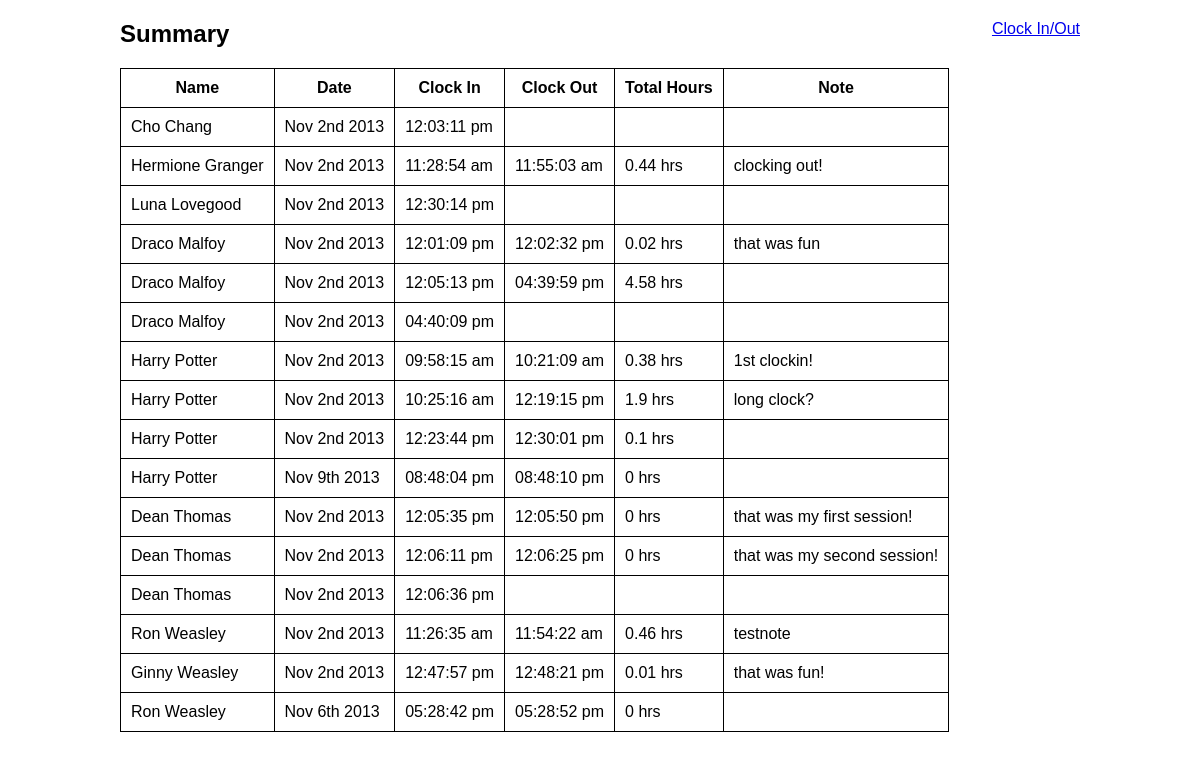
Screenshot of /green_belt/summary.php with the database file from the repository.
### tables this page shows
CREATE TABLE `clocks` (
  `id` int(11) NOT NULL AUTO_INCREMENT,
  `student_id` int(11) NOT NULL,
  `clockintime` datetime DEFAULT NULL,
  `clockouttime` datetime DEFAULT NULL,
  `note` text,
  `created_at` datetime DEFAULT NULL,
  `updated_at` datetime DEFAULT NULL,
  PRIMARY KEY (`id`),
  KEY `fk_clocks_students_idx` (`student_id`),
  CONSTRAINT `fk_clocks_students` FOREIGN KEY (`student_id`) REFERENCES `students` (`id`) ON DELETE NO ACTION ON UPDATE NO ACTION
);

CREATE TABLE `students` (
  `id` int(11) NOT NULL AUTO_INCREMENT,
  `first_name` varchar(45) DEFAULT NULL,
  `last_name` varchar(45) DEFAULT NULL,
  `created_at` datetime DEFAULT NULL,
  `updated_at` datetime DEFAULT NULL,
  PRIMARY KEY (`id`)
);

### green_belt/connection.php (called while the page is built, shortened)
<?php
	function fetch_all($query)
	{
	 $data = array();
	 $result = mysql_query($query);
	 while($row = mysql_fetch_assoc($result))
	 {
	  $data[] = $row;
	 }
	 return $data;
	}
?>

### green_belt/summary.php (the view, shortened to what this page needs)
<?php
	require("connection.php");
?>
<!doctype html>
<html lang="en">
	<head>
		<link rel="stylesheet" href="clock.css">
	</head>
	<body>
		<div class="container">
			<a href="clock.php">Clock In/Out</a>
			<h2>Summary</h2>
			<table>
				<thead>
					<tr>
						<th>Name</th>
						<th>Date</th>
						<th>Clock In</th>
						<th>Clock Out</th>
						<th>Total Hours</th>
						<th>Note</th>
					</tr>
				</thead>
				<tbody>
					<?php
					$query = "SELECT first_name, last_name, clockintime, clockouttime, note
								FROM clocks
								LEFT JOIN students
								ON students.id = clocks.student_id
								ORDER BY last_name";
					$clocks = fetch_all($query);
					foreach($clocks as $clock)
					{
						$full_name = $clock['first_name'] . " " . $clock['last_name'];
						$date = date('M jS Y', strtotime($clock['clockintime']));
						$clockintime = date('h:i:s a', strtotime($clock['clockintime']));
						if(isset($clock['clockouttime']))
						{
							$clockouttime = date('h:i:s a', strtotime($clock['clockouttime']));
							$total_hours = round((strtotime($clockouttime) - strtotime($clockintime)) / 3600, 2) . " hrs";
						}
						else
						{
							$clockouttime = null;
							$total_hours = null;
						}
						echo
							"<tr>" .
								"<td>" . $full_name . "</td>" .
								"<td>" . $date . "</td>" .
								"<td>" . $clockintime . "</td>" .
								"<td>" . $clockouttime . "</td>" .
								"<td>" . $total_hours . "</td>" .
								"<td>" . $clock['note'] . "</td>" .
							"</tr>";
					}
					?>
				</tbody>
			</table>
		</div>
	</body>
</html>

### green_belt/clock.css (style rules this page uses)
* { font-family: sans-serif; }
.container { width: 960px; margin: 0 auto; }
table { border-collapse: collapse; }
th, td { border: 1px solid black; padding: 10px; }
a { float: right; }

### rows the page displays
clocks: student.last_name "Cho Chang", clockintime "Nov 2nd 2013", clockintime "12:03:11 pm"
clocks: student.last_name "Hermione Granger", clockintime "Nov 2nd 2013", clockintime "11:28:54 am", clockouttime "11:55:03 am", total_hours "0.44 hrs", note "clocking out!"
clocks: student.last_name "Luna Lovegood", clockintime "Nov 2nd 2013", clockintime "12:30:14 pm"
clocks: student.last_name "Draco Malfoy", clockintime "Nov 2nd 2013", clockintime "12:01:09 pm", clockouttime "12:02:32 pm", total_hours "0.02 hrs", note "that was fun"
clocks: student.last_name "Draco Malfoy", clockintime "Nov 2nd 2013", clockintime "12:05:13 pm", clockouttime "04:39:59 pm", total_hours "4.58 hrs"
clocks: student.last_name "Draco Malfoy", clockintime "Nov 2nd 2013", clockintime "04:40:09 pm"
clocks: student.last_name "Harry Potter", clockintime "Nov 2nd 2013", clockintime "09:58:15 am", clockouttime "10:21:09 am", total_hours "0.38 hrs", note "1st clockin!"
clocks: student.last_name "Harry Potter", clockintime "Nov 2nd 2013", clockintime "10:25:16 am", clockouttime "12:19:15 pm", total_hours "1.9 hrs", note "long clock?"
clocks: student.last_name "Harry Potter", clockintime "Nov 2nd 2013", clockintime "12:23:44 pm", clockouttime "12:30:01 pm", total_hours "0.1 hrs"
clocks: student.last_name "Harry Potter", clockintime "Nov 9th 2013", clockintime "08:48:04 pm", clockouttime "08:48:10 pm", total_hours "0 hrs"
clocks: student.last_name "Dean Thomas", clockintime "Nov 2nd 2013", clockintime "12:05:35 pm", clockouttime "12:05:50 pm", total_hours "0 hrs", note "that was my first session!"
clocks: student.last_name "Dean Thomas", clockintime "Nov 2nd 2013", clockintime "12:06:11 pm", clockouttime "12:06:25 pm", total_hours "0 hrs", note "that was my second session!"
clocks: student.last_name "Dean Thomas", clockintime "Nov 2nd 2013", clockintime "12:06:36 pm"
clocks: student.last_name "Ron Weasley", clockintime "Nov 2nd 2013", clockintime "11:26:35 am", clockouttime "11:54:22 am", total_hours "0.46 hrs", note "testnote"
clocks: student.last_name "Ginny Weasley", clockintime "Nov 2nd 2013", clockintime "12:47:57 pm", clockouttime "12:48:21 pm", total_hours "0.01 hrs", note "that was fun!"
clocks: student.last_name "Ron Weasley", clockintime "Nov 6th 2013", clockintime "05:28:42 pm", clockouttime "05:28:52 pm", total_hours "0 hrs"
